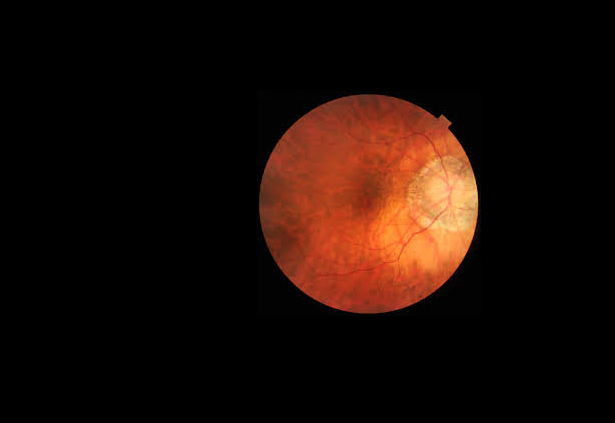
#> input picture yeni1.png, 615 x 423 px
$ jupyter execute BST_Hafta_7_Kod_3.ipynb
#> lines starting #> are read from the running program, lines starting #| are printed output that depends on the picture; after the words box and inside, x2 and y2 are one past the last pixel; in counts of white or black regions, pixels touching at a corner belong together
#> further down, my_bgr_img is the input picture: shape (423, 615, 3); mean B, G, R 6.2, 12, 27
[cell 1]
import cv2
import numpy as np

[cell 2]
def cropped_black_borders(img:np.ndarray, thr= 12, pad=0):
    # thr parametresi thresh değerini temsil eder. Arka planı siyah olan
    # görüntülerdeki nesneyi ayırt etmek (crop yapmak) için siyah rengine
    # yakın bir değer verdik

    # pad parametresi de padding'e karşılık gelir. Arka plandan, görüntüyü
    # seçtikten ve kırptıktan sonra etrafına (sağ, sol, üst, alt) ne kadar
    # boşluk bırakılacağını belirler

    # Eğer kullanıcının bize verdiği görüntü 3 kanallıysa, bunu gri seviyeye
    # dönüştürüyoruz

#> called with thr = 10, pad = 0
    if img.ndim == 3:
        gray = cv2.cvtColor(img,cv2.COLOR_BGR2GRAY)
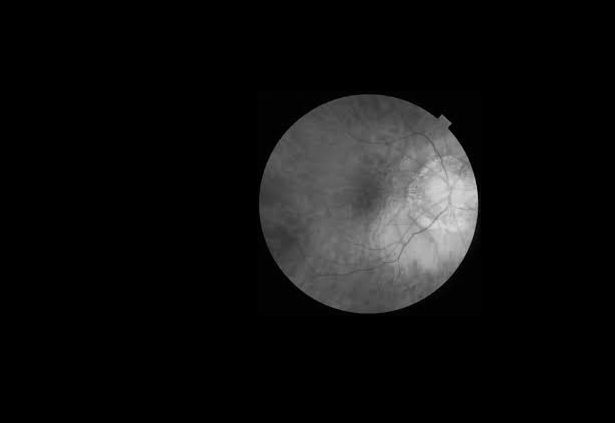
#> gray: shape (423, 615); min 0, max 219, mean 15.8
    else:
        gray = img.copy()

    # Görüntüdeki siyah olmayan pikselleri seçiyoruz
    mask = (gray>thr).astype(np.uint8)*255
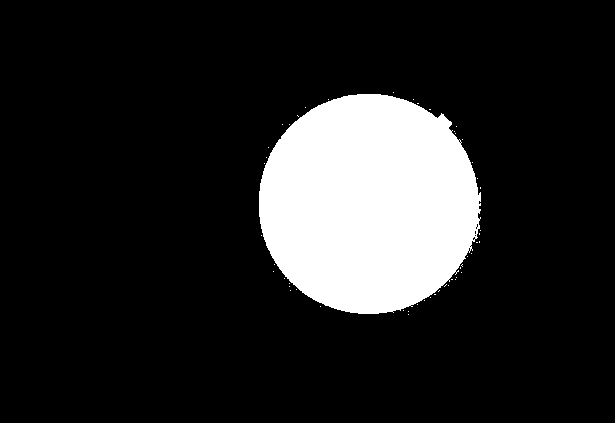
#> mask: shape (423, 615); 14.8% white; 51 white regions (50 under 20 px), largest, box (x1, y1, x2, y2) and area: (259, 94, 481, 314) 38336
    kernel = np.ones((5,5),dtype=np.uint8)

    thresh = cv2.morphologyEx(mask, cv2.MORPH_CLOSE, kernel, iterations=2)
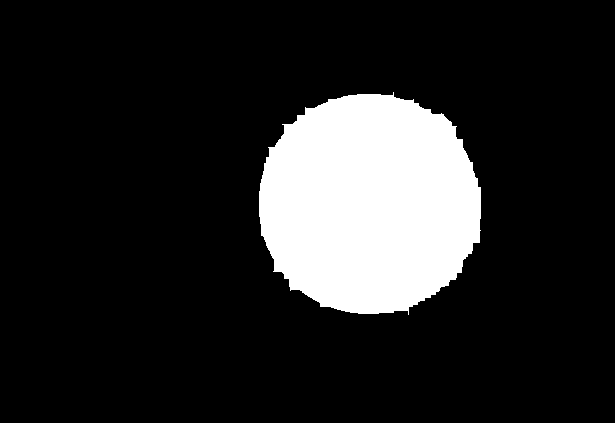
#> thresh: shape (423, 615); 15% white; 1 white region

    # kenar tespiti için eşikleme işleminden sonra kontur bulma işlemine geçiyoruz

    contours, _ = cv2.findContours(mask, cv2.RETR_EXTERNAL, cv2.CHAIN_APPROX_SIMPLE)
#> contours = 51 contours, 50 with area under 20; largest, box (x1, y1, x2, y2) and area: (259, 94, 481, 314) 38006

    # seçilen kontur listesindenki en büyük konturu seçiyoruz
    c = max(contours, key=cv2.contourArea)
#> c = contour of 396 points, box (x1, y1, x2, y2) (259, 94, 481, 314), area 38006

    # Seçilen konturu da bir dikdörtgen haline getiriyoruz
    x,y,w,h = cv2.boundingRect(c)
#> x = 259; y = 94; w = 222; h = 220

    # Kontora göre seçilen elemanın (arka plandan ayırt edilmek istenen
    # değişkenin) orijinal görüntü boyutlarından taşmaması için önlem alacağız

    # Önce yüksekliği ve genişliği, görüntünün kendisinden alıyoruz

    H, W = img.shape[:2]
#> H = 423; W = 615

    x1 = max(0, x - pad) # sol taraftan taşma olmamasını sağlar
#> x1 = 259
    y1 = max(0, y - pad) # sağ taraftan taşma olmamasını sağlar
#> y1 = 94
    x2 = min(W, x + w + pad) # yüksekliğin taşmamasını sağlar
#> x2 = 481
    y2 = min(H, y + h + pad) # genişliğin taşmamasını sağlar
#> y2 = 314

    return img[y1:y2, x1:x2]
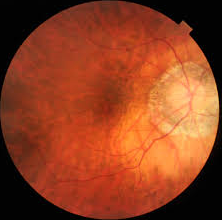
#> returned value: shape (220, 222, 3); mean of channels 0, 1, 2 33.1, 63.9, 143.9; drawn as B, G, R

[cell 3]
# yukarıda, fonksiyonumuzu tanımladık, aşağıda istediğimiz görüntüyle
# çalıştıracağız

my_bgr_img = cv2.imread("./yeni1.png")

cropped_img = cropped_black_borders(my_bgr_img, 10, 0)

cv2.imshow("Cropped Image",cropped_img)
cv2.waitKey(0)
cv2.destroyAllWindows()
